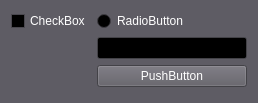
<?xml version="1.0" encoding="UTF-8"?>
<ui version="4.0">
 <class>Form</class>
 <widget class="QWidget" name="Form">
  <property name="geometry">
   <rect>
    <x>0</x>
    <y>0</y>
    <width>258</width>
    <height>103</height>
   </rect>
  </property>
  <property name="palette">
   <palette>
    <active>
     <colorrole role="WindowText">
      <brush brushstyle="SolidPattern">
       <color alpha="255">
        <red>255</red>
        <green>255</green>
        <blue>255</blue>
       </color>
      </brush>
     </colorrole>
     <colorrole role="Button">
      <brush brushstyle="SolidPattern">
       <color alpha="255">
        <red>94</red>
        <green>92</green>
        <blue>100</blue>
       </color>
      </brush>
     </colorrole>
     <colorrole role="Light">
      <brush brushstyle="SolidPattern">
       <color alpha="255">
        <red>141</red>
        <green>138</green>
        <blue>150</blue>
       </color>
      </brush>
     </colorrole>
     <colorrole role="Midlight">
      <brush brushstyle="SolidPattern">
       <color alpha="255">
        <red>117</red>
        <green>115</green>
        <blue>125</blue>
       </color>
      </brush>
     </colorrole>
     <colorrole role="Dark">
      <brush brushstyle="SolidPattern">
       <color alpha="255">
        <red>47</red>
        <green>46</green>
        <blue>50</blue>
       </color>
      </brush>
     </colorrole>
     <colorrole role="Mid">
      <brush brushstyle="SolidPattern">
       <color alpha="255">
        <red>63</red>
        <green>61</green>
        <blue>67</blue>
       </color>
      </brush>
     </colorrole>
     <colorrole role="Text">
      <brush brushstyle="SolidPattern">
       <color alpha="255">
        <red>255</red>
        <green>255</green>
        <blue>255</blue>
       </color>
      </brush>
     </colorrole>
     <colorrole role="BrightText">
      <brush brushstyle="SolidPattern">
       <color alpha="255">
        <red>255</red>
        <green>255</green>
        <blue>255</blue>
       </color>
      </brush>
     </colorrole>
     <colorrole role="ButtonText">
      <brush brushstyle="SolidPattern">
       <color alpha="255">
        <red>255</red>
        <green>255</green>
        <blue>255</blue>
       </color>
      </brush>
     </colorrole>
     <colorrole role="Base">
      <brush brushstyle="SolidPattern">
       <color alpha="255">
        <red>0</red>
        <green>0</green>
        <blue>0</blue>
       </color>
      </brush>
     </colorrole>
     <colorrole role="Window">
      <brush brushstyle="SolidPattern">
       <color alpha="255">
        <red>94</red>
        <green>92</green>
        <blue>100</blue>
       </color>
      </brush>
     </colorrole>
     <colorrole role="Shadow">
      <brush brushstyle="SolidPattern">
       <color alpha="255">
        <red>0</red>
        <green>0</green>
        <blue>0</blue>
       </color>
      </brush>
     </colorrole>
     <colorrole role="AlternateBase">
      <brush brushstyle="SolidPattern">
       <color alpha="255">
        <red>47</red>
        <green>46</green>
        <blue>50</blue>
       </color>
      </brush>
     </colorrole>
     <colorrole role="ToolTipBase">
      <brush brushstyle="SolidPattern">
       <color alpha="255">
        <red>255</red>
        <green>255</green>
        <blue>220</blue>
       </color>
      </brush>
     </colorrole>
     <colorrole role="ToolTipText">
      <brush brushstyle="SolidPattern">
       <color alpha="255">
        <red>0</red>
        <green>0</green>
        <blue>0</blue>
       </color>
      </brush>
     </colorrole>
     <colorrole role="PlaceholderText">
      <brush brushstyle="SolidPattern">
       <color alpha="128">
        <red>255</red>
        <green>255</green>
        <blue>255</blue>
       </color>
      </brush>
     </colorrole>
    </active>
    <inactive>
     <colorrole role="WindowText">
      <brush brushstyle="SolidPattern">
       <color alpha="255">
        <red>255</red>
        <green>255</green>
        <blue>255</blue>
       </color>
      </brush>
     </colorrole>
     <colorrole role="Button">
      <brush brushstyle="SolidPattern">
       <color alpha="255">
        <red>94</red>
        <green>92</green>
        <blue>100</blue>
       </color>
      </brush>
     </colorrole>
     <colorrole role="Light">
      <brush brushstyle="SolidPattern">
       <color alpha="255">
        <red>141</red>
        <green>138</green>
        <blue>150</blue>
       </color>
      </brush>
     </colorrole>
     <colorrole role="Midlight">
      <brush brushstyle="SolidPattern">
       <color alpha="255">
        <red>117</red>
        <green>115</green>
        <blue>125</blue>
       </color>
      </brush>
     </colorrole>
     <colorrole role="Dark">
      <brush brushstyle="SolidPattern">
       <color alpha="255">
        <red>47</red>
        <green>46</green>
        <blue>50</blue>
       </color>
      </brush>
     </colorrole>
     <colorrole role="Mid">
      <brush brushstyle="SolidPattern">
       <color alpha="255">
        <red>63</red>
        <green>61</green>
        <blue>67</blue>
       </color>
      </brush>
     </colorrole>
     <colorrole role="Text">
      <brush brushstyle="SolidPattern">
       <color alpha="255">
        <red>255</red>
        <green>255</green>
        <blue>255</blue>
       </color>
      </brush>
     </colorrole>
     <colorrole role="BrightText">
      <brush brushstyle="SolidPattern">
       <color alpha="255">
        <red>255</red>
        <green>255</green>
        <blue>255</blue>
       </color>
      </brush>
     </colorrole>
     <colorrole role="ButtonText">
      <brush brushstyle="SolidPattern">
       <color alpha="255">
        <red>255</red>
        <green>255</green>
        <blue>255</blue>
       </color>
      </brush>
     </colorrole>
     <colorrole role="Base">
      <brush brushstyle="SolidPattern">
       <color alpha="255">
        <red>0</red>
        <green>0</green>
        <blue>0</blue>
       </color>
      </brush>
     </colorrole>
     <colorrole role="Window">
      <brush brushstyle="SolidPattern">
       <color alpha="255">
        <red>94</red>
        <green>92</green>
        <blue>100</blue>
       </color>
      </brush>
     </colorrole>
     <colorrole role="Shadow">
      <brush brushstyle="SolidPattern">
       <color alpha="255">
        <red>0</red>
        <green>0</green>
        <blue>0</blue>
       </color>
      </brush>
     </colorrole>
     <colorrole role="AlternateBase">
      <brush brushstyle="SolidPattern">
       <color alpha="255">
        <red>47</red>
        <green>46</green>
        <blue>50</blue>
       </color>
      </brush>
     </colorrole>
     <colorrole role="ToolTipBase">
      <brush brushstyle="SolidPattern">
       <color alpha="255">
        <red>255</red>
        <green>255</green>
        <blue>220</blue>
       </color>
      </brush>
     </colorrole>
     <colorrole role="ToolTipText">
      <brush brushstyle="SolidPattern">
       <color alpha="255">
        <red>0</red>
        <green>0</green>
        <blue>0</blue>
       </color>
      </brush>
     </colorrole>
     <colorrole role="PlaceholderText">
      <brush brushstyle="SolidPattern">
       <color alpha="128">
        <red>255</red>
        <green>255</green>
        <blue>255</blue>
       </color>
      </brush>
     </colorrole>
    </inactive>
    <disabled>
     <colorrole role="WindowText">
      <brush brushstyle="SolidPattern">
       <color alpha="255">
        <red>47</red>
        <green>46</green>
        <blue>50</blue>
       </color>
      </brush>
     </colorrole>
     <colorrole role="Button">
      <brush brushstyle="SolidPattern">
       <color alpha="255">
        <red>94</red>
        <green>92</green>
        <blue>100</blue>
       </color>
      </brush>
     </colorrole>
     <colorrole role="Light">
      <brush brushstyle="SolidPattern">
       <color alpha="255">
        <red>141</red>
        <green>138</green>
        <blue>150</blue>
       </color>
      </brush>
     </colorrole>
     <colorrole role="Midlight">
      <brush brushstyle="SolidPattern">
       <color alpha="255">
        <red>117</red>
        <green>115</green>
        <blue>125</blue>
       </color>
      </brush>
     </colorrole>
     <colorrole role="Dark">
      <brush brushstyle="SolidPattern">
       <color alpha="255">
        <red>47</red>
        <green>46</green>
        <blue>50</blue>
       </color>
      </brush>
     </colorrole>
     <colorrole role="Mid">
      <brush brushstyle="SolidPattern">
       <color alpha="255">
        <red>63</red>
        <green>61</green>
        <blue>67</blue>
       </color>
      </brush>
     </colorrole>
     <colorrole role="Text">
      <brush brushstyle="SolidPattern">
       <color alpha="255">
        <red>47</red>
        <green>46</green>
        <blue>50</blue>
       </color>
      </brush>
     </colorrole>
     <colorrole role="BrightText">
      <brush brushstyle="SolidPattern">
       <color alpha="255">
        <red>255</red>
        <green>255</green>
        <blue>255</blue>
       </color>
      </brush>
     </colorrole>
     <colorrole role="ButtonText">
      <brush brushstyle="SolidPattern">
       <color alpha="255">
        <red>47</red>
        <green>46</green>
        <blue>50</blue>
       </color>
      </brush>
     </colorrole>
     <colorrole role="Base">
      <brush brushstyle="SolidPattern">
       <color alpha="255">
        <red>94</red>
        <green>92</green>
        <blue>100</blue>
       </color>
      </brush>
     </colorrole>
     <colorrole role="Window">
      <brush brushstyle="SolidPattern">
       <color alpha="255">
        <red>94</red>
        <green>92</green>
        <blue>100</blue>
       </color>
      </brush>
     </colorrole>
     <colorrole role="Shadow">
      <brush brushstyle="SolidPattern">
       <color alpha="255">
        <red>0</red>
        <green>0</green>
        <blue>0</blue>
       </color>
      </brush>
     </colorrole>
     <colorrole role="AlternateBase">
      <brush brushstyle="SolidPattern">
       <color alpha="255">
        <red>94</red>
        <green>92</green>
        <blue>100</blue>
       </color>
      </brush>
     </colorrole>
     <colorrole role="ToolTipBase">
      <brush brushstyle="SolidPattern">
       <color alpha="255">
        <red>255</red>
        <green>255</green>
        <blue>220</blue>
       </color>
      </brush>
     </colorrole>
     <colorrole role="ToolTipText">
      <brush brushstyle="SolidPattern">
       <color alpha="255">
        <red>0</red>
        <green>0</green>
        <blue>0</blue>
       </color>
      </brush>
     </colorrole>
     <colorrole role="PlaceholderText">
      <brush brushstyle="SolidPattern">
       <color alpha="128">
        <red>255</red>
        <green>255</green>
        <blue>255</blue>
       </color>
      </brush>
     </colorrole>
    </disabled>
   </palette>
  </property>
  <property name="tabletTracking">
   <bool>false</bool>
  </property>
  <property name="contextMenuPolicy">
   <enum>Qt::ActionsContextMenu</enum>
  </property>
  <property name="acceptDrops">
   <bool>true</bool>
  </property>
  <property name="windowTitle">
   <string>Form</string>
  </property>
  <property name="autoFillBackground">
   <bool>false</bool>
  </property>
  <layout class="QFormLayout" name="formLayout">
   <item row="0" column="0">
    <widget class="QCheckBox" name="checkBox">
     <property name="text">
      <string>CheckBox</string>
     </property>
    </widget>
   </item>
   <item row="0" column="1">
    <widget class="QRadioButton" name="radioButton">
     <property name="text">
      <string>RadioButton</string>
     </property>
    </widget>
   </item>
   <item row="1" column="1">
    <widget class="QLineEdit" name="lineEdit"/>
   </item>
   <item row="2" column="1">
    <widget class="QPushButton" name="button">
     <property name="text">
      <string>PushButton</string>
     </property>
    </widget>
   </item>
  </layout>
 </widget>
 <tabstops>
  <tabstop>button</tabstop>
  <tabstop>checkBox</tabstop>
  <tabstop>lineEdit</tabstop>
  <tabstop>radioButton</tabstop>
 </tabstops>
 <resources/>
 <connections/>
</ui>
